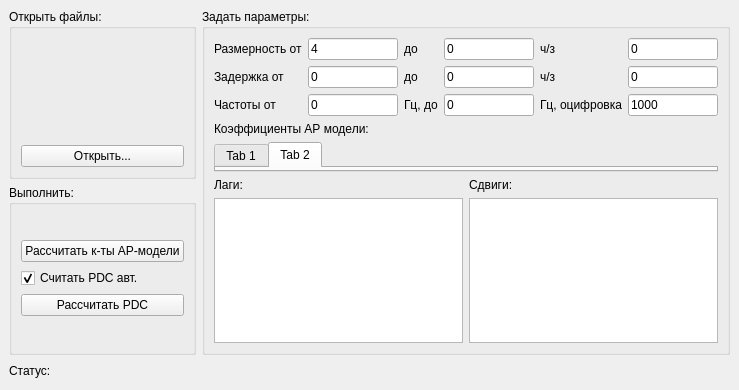
<?xml version="1.0" encoding="UTF-8"?>
<ui version="4.0">
 <class>MainWindow</class>
 <widget class="QMainWindow" name="MainWindow">
  <property name="geometry">
   <rect>
    <x>0</x>
    <y>0</y>
    <width>739</width>
    <height>390</height>
   </rect>
  </property>
  <property name="windowTitle">
   <string>PDC Partial Directed Coherence estimation</string>
  </property>
  <widget class="QWidget" name="centralwidget">
   <layout class="QVBoxLayout" name="verticalLayout_6">
    <item>
     <layout class="QVBoxLayout" name="verticalLayout_5">
      <item>
       <layout class="QHBoxLayout" name="horizontalLayout_2">
        <item>
         <layout class="QVBoxLayout" name="verticalLayout_4">
          <item>
           <widget class="QGroupBox" name="filesBox">
            <property name="title">
             <string>Открыть файлы:</string>
            </property>
            <layout class="QVBoxLayout" name="verticalLayout">
             <item>
              <layout class="QGridLayout" name="filesGridLayout">
               <item row="0" column="0">
                <widget class="QLabel" name="file1NameLabel">
                 <property name="text">
                  <string/>
                 </property>
                </widget>
               </item>
               <item row="1" column="0">
                <widget class="QPushButton" name="openFile1Button">
                 <property name="text">
                  <string>Открыть...</string>
                 </property>
                </widget>
               </item>
              </layout>
             </item>
            </layout>
           </widget>
          </item>
          <item>
           <widget class="QGroupBox" name="estimateBox">
            <property name="title">
             <string>Выполнить:</string>
            </property>
            <layout class="QVBoxLayout" name="verticalLayout_3">
             <item>
              <layout class="QGridLayout" name="gridLayout_2">
               <item row="0" column="0">
                <widget class="QPushButton" name="estLSButton">
                 <property name="text">
                  <string>Рассчитать к-ты АР-модели</string>
                 </property>
                </widget>
               </item>
               <item row="2" column="0">
                <widget class="QPushButton" name="estPDCButton">
                 <property name="text">
                  <string>Рассчитать PDC</string>
                 </property>
                </widget>
               </item>
               <item row="1" column="0">
                <widget class="QCheckBox" name="estChBox">
                 <property name="text">
                  <string>Считать PDC авт.</string>
                 </property>
                 <property name="checked">
                  <bool>true</bool>
                 </property>
                </widget>
               </item>
              </layout>
             </item>
            </layout>
           </widget>
          </item>
         </layout>
        </item>
        <item>
         <widget class="QGroupBox" name="paramsBox">
          <property name="title">
           <string>Задать параметры:</string>
          </property>
          <layout class="QHBoxLayout" name="horizontalLayout_3">
           <item>
            <layout class="QGridLayout" name="gridLayout_3">
             <item row="0" column="0" colspan="2">
              <layout class="QGridLayout" name="gridLayout">
               <item row="0" column="0">
                <widget class="QLabel" name="dimensionFromLabel">
                 <property name="text">
                  <string>Размерность от</string>
                 </property>
                </widget>
               </item>
               <item row="0" column="1">
                <widget class="QLineEdit" name="dimensionFromEdit">
                 <property name="text">
                  <string>4</string>
                 </property>
                </widget>
               </item>
               <item row="0" column="2">
                <widget class="QLabel" name="dimensionToLabel">
                 <property name="text">
                  <string>до</string>
                 </property>
                </widget>
               </item>
               <item row="0" column="3">
                <widget class="QLineEdit" name="dimensionToEdit">
                 <property name="enabled">
                  <bool>true</bool>
                 </property>
                 <property name="text">
                  <string>0</string>
                 </property>
                </widget>
               </item>
               <item row="0" column="4">
                <widget class="QLabel" name="dimensionIncLabel">
                 <property name="text">
                  <string>ч/з</string>
                 </property>
                </widget>
               </item>
               <item row="0" column="5">
                <widget class="QLineEdit" name="dimensionIncEdit">
                 <property name="enabled">
                  <bool>true</bool>
                 </property>
                 <property name="text">
                  <string>0</string>
                 </property>
                </widget>
               </item>
               <item row="1" column="0">
                <widget class="QLabel" name="shiftFromLabel">
                 <property name="text">
                  <string>Задержка от</string>
                 </property>
                </widget>
               </item>
               <item row="1" column="1">
                <widget class="QLineEdit" name="shiftFromEdit">
                 <property name="text">
                  <string>0</string>
                 </property>
                </widget>
               </item>
               <item row="1" column="2">
                <widget class="QLabel" name="shiftToLabel">
                 <property name="text">
                  <string>до</string>
                 </property>
                </widget>
               </item>
               <item row="1" column="3">
                <widget class="QLineEdit" name="shiftToEdit">
                 <property name="text">
                  <string>0</string>
                 </property>
                </widget>
               </item>
               <item row="1" column="4">
                <widget class="QLabel" name="label">
                 <property name="text">
                  <string>ч/з</string>
                 </property>
                </widget>
               </item>
               <item row="1" column="5">
                <widget class="QLineEdit" name="shiftIncEdit">
                 <property name="text">
                  <string>0</string>
                 </property>
                </widget>
               </item>
               <item row="2" column="0">
                <widget class="QLabel" name="freqLabel">
                 <property name="text">
                  <string>Частоты от</string>
                 </property>
                </widget>
               </item>
               <item row="2" column="1">
                <widget class="QLineEdit" name="freqFromEdit">
                 <property name="text">
                  <string>0</string>
                 </property>
                </widget>
               </item>
               <item row="2" column="2">
                <widget class="QLabel" name="freqToLabel">
                 <property name="text">
                  <string>Гц, до</string>
                 </property>
                </widget>
               </item>
               <item row="2" column="3">
                <widget class="QLineEdit" name="freqToEdit">
                 <property name="text">
                  <string>0</string>
                 </property>
                </widget>
               </item>
               <item row="2" column="4">
                <widget class="QLabel" name="vibLabel">
                 <property name="text">
                  <string>Гц, оцифровка</string>
                 </property>
                </widget>
               </item>
               <item row="2" column="5">
                <widget class="QLineEdit" name="vibEdit">
                 <property name="text">
                  <string>1000</string>
                 </property>
                </widget>
               </item>
              </layout>
             </item>
             <item row="1" column="0">
              <widget class="QLabel" name="arCoeffsLabel">
               <property name="text">
                <string>Коэффициенты АР модели:</string>
               </property>
              </widget>
             </item>
             <item row="2" column="0" colspan="2">
              <widget class="QTabWidget" name="arCoeffsTabs">
               <property name="currentIndex">
                <number>1</number>
               </property>
               <widget class="QWidget" name="tab">
                <attribute name="title">
                 <string>Tab 1</string>
                </attribute>
               </widget>
               <widget class="QWidget" name="tab_2">
                <attribute name="title">
                 <string>Tab 2</string>
                </attribute>
               </widget>
              </widget>
             </item>
             <item row="3" column="0">
              <widget class="QLabel" name="lagsLabel">
               <property name="text">
                <string>Лаги:</string>
               </property>
              </widget>
             </item>
             <item row="3" column="1">
              <widget class="QLabel" name="shiftsLabel">
               <property name="text">
                <string>Сдвиги:</string>
               </property>
              </widget>
             </item>
             <item row="4" column="0">
              <widget class="QTableWidget" name="lagsTableWidget">
               <property name="cornerButtonEnabled">
                <bool>false</bool>
               </property>
              </widget>
             </item>
             <item row="4" column="1">
              <widget class="QTableWidget" name="shiftsTableWidget"/>
             </item>
            </layout>
           </item>
          </layout>
         </widget>
        </item>
       </layout>
      </item>
      <item>
       <layout class="QHBoxLayout" name="horizontalLayout">
        <item>
         <widget class="QLabel" name="statusLabel1">
          <property name="text">
           <string>Статус:</string>
          </property>
         </widget>
        </item>
        <item>
         <widget class="QLabel" name="statusLabel2">
          <property name="text">
           <string/>
          </property>
         </widget>
        </item>
        <item>
         <spacer name="horizontalSpacer">
          <property name="orientation">
           <enum>Qt::Horizontal</enum>
          </property>
          <property name="sizeHint" stdset="0">
           <size>
            <width>40</width>
            <height>20</height>
           </size>
          </property>
         </spacer>
        </item>
       </layout>
      </item>
     </layout>
    </item>
   </layout>
  </widget>
 </widget>
 <resources/>
 <connections/>
</ui>
